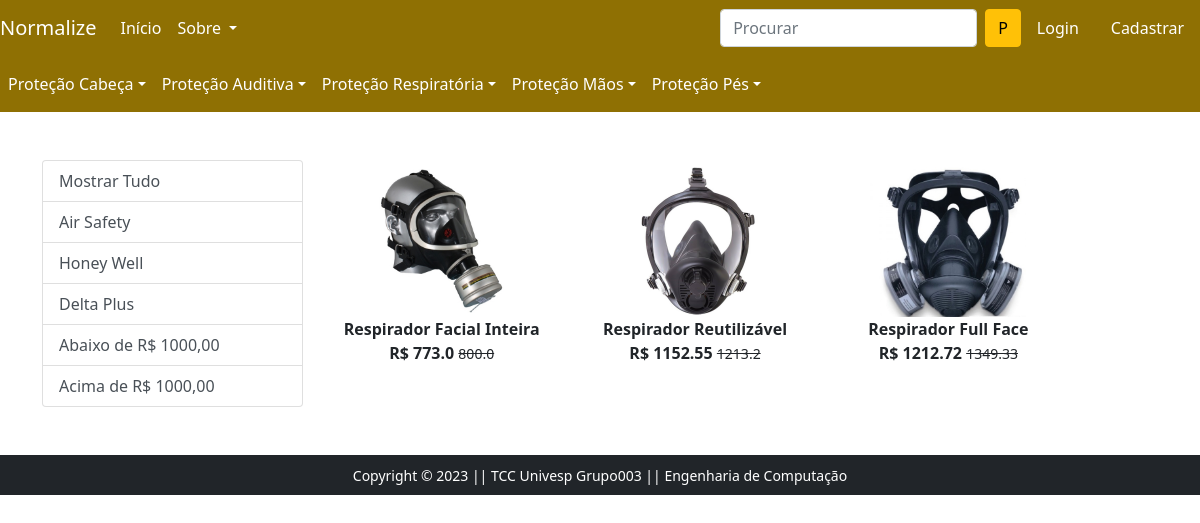
Screenshot of /mascaraSemiFacial/ with the database file from the repository.
### app/models.py (models this page shows, shortened)
class Product(models.Model):
    title = models.CharField(max_length=100)
    selling_price = models.FloatField()
    discounted_price = models.FloatField()
    description = models.TextField()
    brand = models.CharField(max_length=100)
    category = models.CharField(choices=CATEGORY_CHOICES,max_length=2)
    sub_category = models.TextField()
    product_image = models.ImageField(upload_to='productimg')

### app/views.py (the view)
# urls.py: path('mascaraSemiFacial/', views.mascaraSemiFacial, name='mascaraSemiFacial'),
def mascaraSemiFacial(request, data=None):
    if data == None:
        mascaraSemiFacial = Product.objects.filter(category='PR').filter(sub_category='respirador')
    elif data == 'DeltaPlus' or data == 'AirSafety' or data == 'HoneyWell':
        mascaraSemiFacial = Product.objects.filter(category='PR').filter(brand=data).filter(sub_category='respirador')
    elif data == 'abaixo':
        mascaraSemiFacial = Product.objects.filter(category='PR').filter(sub_category='respirador').filter(discounted_price__lt=1000)
    elif data == 'acima':
        mascaraSemiFacial = Product.objects.filter(category='PR').filter(sub_category='respirador').filter(discounted_price__gt=1000)
    return render(request, 'app/mascaraSemiFacial.html',{'mascaraSemiFacial':mascaraSemiFacial})

### app/templates/app/mascaraSemiFacial.html (shortened to what this page needs)
{% extends 'app/base.html' %}
{% load static %}
{% block main-content %}
<div class="container my-5">
 <div class="row">
  <div class="col-sm-3">
    <div class="list-group">
        <a href="{% url 'mascaraSemiFacial' %}" class="list-group-item
        list-group-item-action" aria-current="true">Mostrar Tudo</a>
        <a href="{% url 'mascaraSemiFacialdata' 'AirSafety' %}" class="list-group-item
        list-group-item-action" aria-current="true">Air Safety</a>
        <a href="{% url 'mascaraSemiFacialdata' 'HoneyWell' %}" class="list-group-item
        list-group-item-action" aria-current="true">Honey Well</a>
        <a href="{% url 'mascaraSemiFacialdata' 'DeltaPlus' %}" class="list-group-item
        list-group-item-action">Delta Plus</a>
        <a href="{% url 'mascaraSemiFacialdata' 'abaixo' %}" class="list-group-item
        list-group-item-action">Abaixo de R$ 1000,00</a>
        <a href="{% url 'mascaraSemiFacialdata' 'acima' %}" class="list-group-item
        list-group-item-action">Acima de R$ 1000,00</a>
    </div>
  </div>
  <div class="col-sm-8">
    <div class="row">
        {% for product in mascaraSemiFacial %}
        <div class="col-sm-4 text-center mb-4">
            <a href="{% url 'product-detail' product.id %}" class="btn">
                <div class="item">
                    <img src="{{product.product_image.url}}" alt="" height="150" class="">
                    <div class="fw-bold">{{product.title}}</div>
                    <div class="fw-bold">R$ {{product.discounted_price}}
                    <small class="fw-light text-decoration-line-through">{{product.selling_price}}</small></div>
                </div>
            </a>
        </div>
        {% endfor %}
    </div>
  </div>
 </div>
</div>
{% endblock main-content %}

### rows the page displays
Product: product_image (picture), title "Respirador Facial Inteira", discounted_price "773.0", selling_price "800.0"
Product: product_image (picture), title "Respirador Reutilizável", discounted_price "1152.55", selling_price "1213.2"
Product: product_image (picture), title "Respirador Full Face", discounted_price "1212.72", selling_price "1349.33"
